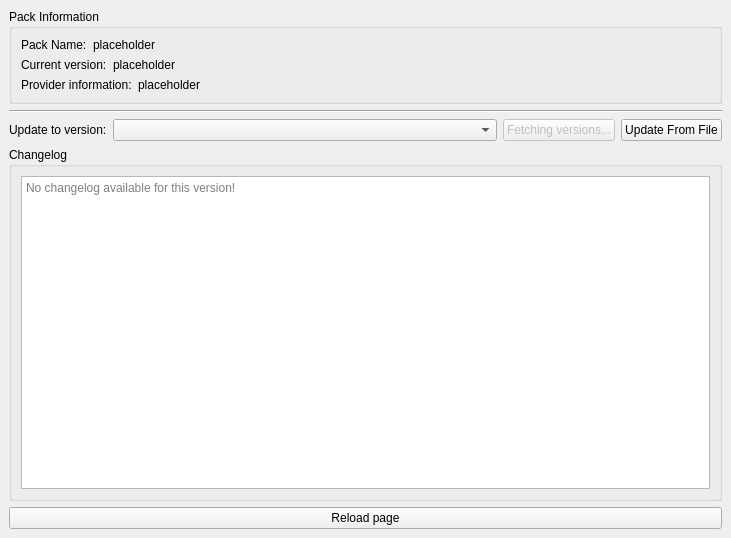
<?xml version="1.0" encoding="UTF-8"?>
<ui version="4.0">
 <class>ManagedPackPage</class>
 <widget class="QWidget" name="ManagedPackPage">
  <property name="geometry">
   <rect>
    <x>0</x>
    <y>0</y>
    <width>731</width>
    <height>538</height>
   </rect>
  </property>
  <layout class="QGridLayout" name="gridLayout">
   <property name="leftMargin">
    <number>9</number>
   </property>
   <property name="topMargin">
    <number>9</number>
   </property>
   <property name="rightMargin">
    <number>9</number>
   </property>
   <property name="bottomMargin">
    <number>9</number>
   </property>
   <item row="0" column="0">
    <layout class="QVBoxLayout" name="verticalLayout_2">
     <item>
      <widget class="QGroupBox" name="packInformationBox">
       <property name="sizePolicy">
        <sizepolicy hsizetype="Preferred" vsizetype="Fixed">
         <horstretch>0</horstretch>
         <verstretch>0</verstretch>
        </sizepolicy>
       </property>
       <property name="title">
        <string>Pack Information</string>
       </property>
       <layout class="QFormLayout" name="formLayout_2">
        <item row="0" column="0">
         <layout class="QHBoxLayout" name="packNameLayout">
          <item>
           <widget class="QLabel" name="packNameLabel">
            <property name="text">
             <string>Pack Name:</string>
            </property>
           </widget>
          </item>
          <item>
           <widget class="QLabel" name="packName">
            <property name="text">
             <string notr="true">placeholder</string>
            </property>
           </widget>
          </item>
         </layout>
        </item>
        <item row="1" column="0">
         <layout class="QHBoxLayout" name="packVersionLayout">
          <item>
           <widget class="QLabel" name="packVersionLabel">
            <property name="text">
             <string>Current version:</string>
            </property>
           </widget>
          </item>
          <item>
           <widget class="QLabel" name="packVersion">
            <property name="cursor">
             <cursorShape>IBeamCursor</cursorShape>
            </property>
            <property name="text">
             <string notr="true">placeholder</string>
            </property>
            <property name="textInteractionFlags">
             <set>Qt::LinksAccessibleByMouse|Qt::TextSelectableByMouse</set>
            </property>
           </widget>
          </item>
         </layout>
        </item>
        <item row="2" column="0">
         <layout class="QHBoxLayout" name="packOriginLayout">
          <item>
           <widget class="QLabel" name="packOriginLabel">
            <property name="text">
             <string>Provider information:</string>
            </property>
           </widget>
          </item>
          <item>
           <widget class="QLabel" name="packOrigin">
            <property name="cursor">
             <cursorShape>IBeamCursor</cursorShape>
            </property>
            <property name="text">
             <string notr="true">placeholder</string>
            </property>
            <property name="textFormat">
             <enum>Qt::RichText</enum>
            </property>
            <property name="openExternalLinks">
             <bool>true</bool>
            </property>
            <property name="textInteractionFlags">
             <set>Qt::LinksAccessibleByMouse|Qt::TextSelectableByMouse</set>
            </property>
           </widget>
          </item>
         </layout>
        </item>
       </layout>
      </widget>
     </item>
     <item>
      <widget class="Line" name="line">
       <property name="orientation">
        <enum>Qt::Horizontal</enum>
       </property>
      </widget>
     </item>
     <item>
      <layout class="QHBoxLayout" name="horizontalLayout">
       <item>
        <widget class="QLabel" name="updateToVersionLabel">
         <property name="sizePolicy">
          <sizepolicy hsizetype="Fixed" vsizetype="Preferred">
           <horstretch>0</horstretch>
           <verstretch>0</verstretch>
          </sizepolicy>
         </property>
         <property name="text">
          <string>Update to version:</string>
         </property>
        </widget>
       </item>
       <item>
        <widget class="QComboBox" name="versionsComboBox"/>
       </item>
       <item>
        <widget class="QPushButton" name="updateButton">
         <property name="enabled">
          <bool>false</bool>
         </property>
         <property name="sizePolicy">
          <sizepolicy hsizetype="Fixed" vsizetype="Fixed">
           <horstretch>0</horstretch>
           <verstretch>0</verstretch>
          </sizepolicy>
         </property>
         <property name="text">
          <string>Fetching versions...</string>
         </property>
        </widget>
       </item>
       <item>
        <widget class="QPushButton" name="updateFromFileButton">
         <property name="sizePolicy">
          <sizepolicy hsizetype="Fixed" vsizetype="Fixed">
           <horstretch>0</horstretch>
           <verstretch>0</verstretch>
          </sizepolicy>
         </property>
         <property name="text">
          <string>Update From File</string>
         </property>
        </widget>
       </item>
      </layout>
     </item>
     <item>
      <widget class="QGroupBox" name="changelogBox">
       <property name="sizePolicy">
        <sizepolicy hsizetype="Preferred" vsizetype="Expanding">
         <horstretch>0</horstretch>
         <verstretch>0</verstretch>
        </sizepolicy>
       </property>
       <property name="title">
        <string>Changelog</string>
       </property>
       <layout class="QVBoxLayout" name="verticalLayout_3">
        <item>
         <widget class="ProjectDescriptionPage" name="changelogTextBrowser">
          <property name="placeholderText">
           <string>No changelog available for this version!</string>
          </property>
          <property name="openLinks">
           <bool>false</bool>
          </property>
         </widget>
        </item>
       </layout>
      </widget>
     </item>
    </layout>
   </item>
   <item row="1" column="0">
    <widget class="QPushButton" name="reloadButton">
     <property name="text">
      <string>Reload page</string>
     </property>
    </widget>
   </item>
  </layout>
 </widget>
 <customwidgets>
  <customwidget>
   <class>ProjectDescriptionPage</class>
   <extends>QTextBrowser</extends>
   <header>ui/widgets/ProjectDescriptionPage.h</header>
  </customwidget>
 </customwidgets>
 <resources/>
 <connections/>
</ui>
